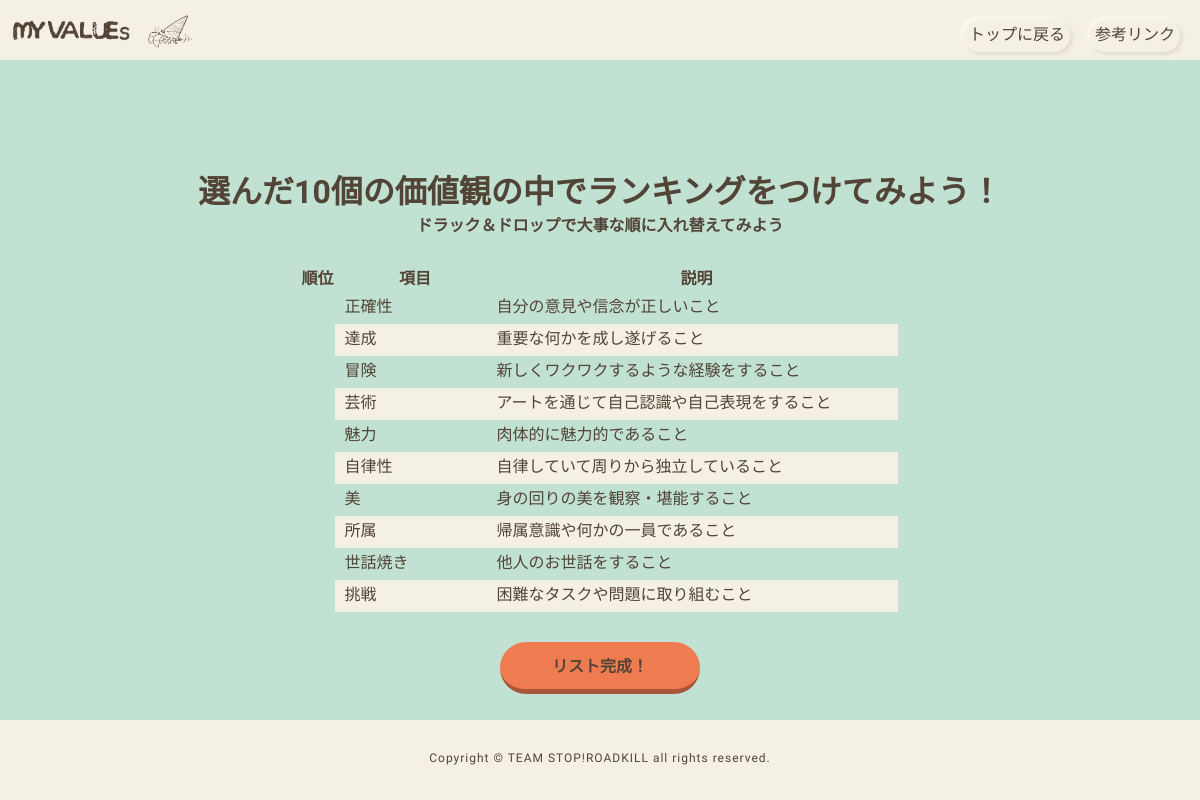
Page /page4 on the committed database.
### tables this page shows
CREATE TABLE "values100" (
	"id"	INTEGER,
	"value"	TEXT,
	"explanation"	TEXT,
	PRIMARY KEY("id")
);

### app.py (the view)
@app.route("/page4")
def list4():
    user_id=1
    conn=sqlite3.connect("myvalues.db")
    cur=conn.cursor()
    cur.execute("Select * From myselect Order by savedate desc  Limit 1;")
    selected=cur.fetchone()
    c=conn.cursor()
    c.execute("Select id,value,explanation From values100;")
    value_list=[]
    i = 4
    for row in c.fetchall():
        if selected[i] is not None and not selected[i]==0:
            value_list.append({"id":row[0],"value":row[1],"explanation":row[2],"emphasis":selected[i]})
        i=i+1
    c.close()
    cur.close()
    conn.close()
    return render_template("page4.html",value_list=value_list,)

### templates/page4.html (shortened to what this page needs)
{% extends "base.html" %}
{% block content %}
<div id="msgarea" style="height:70px;"> 0 件選択中 </div>
<div class="container">
    <div class="box-list">
        <p>
            <h1 class="ranking">選んだ10個の価値観の中でランキングをつけてみよう！</h1>
            <h4 class="finish">ドラック＆ドロップで大事な順に入れ替えてみよう</h4>
        </p>
        <div class="first-list">
            <form action="/page4" id="list100form" method="post">
                <table>
                    <thead>
                        <tr>
                            <th>順位</th><th>項目</th><th>説明</th>
                            <th></th>
                        </tr>
                    </thead>
                    <tbody id="sortdata">
                    {% for item in value_list %}
                        <tr class="value_container">
                            <th name="num_data" class="order"></th>
                            <td class="titles">{{item['value']}}</td>
                            <td class="need">{{item['explanation']}}</td>
                        </tr>
                    {% endfor %}
                    </tbody>
                </table>
                <div class ="button-box">
                    <input type="button" value="リスト完成！" class="reset button-shadow ranking_decision">
                </div>
            </form>
        </div>
    </div>
</div>
{% endblock %}

### static/css/style.css (style rules this page uses)
html { overflow-y: scroll; }
body, h1, h2, h3, h4, h5, p, ul, ol, li, dl, dt, dd { margin: 0px; padding: 0px; }
body { background: #fff; text-align: center; font-size: 16px; line-height: 1.4; min-width: 100%; -webkit-text-size-adjust: 100%; }
.reset { color: black; text-decoration: none; font-family: sans-serif; font-weight: normal; font-size: 16px; line-height: 1.5; letter-spacing: normal; border: none; background: transparent; margin: 0; padding: 0; outline: none; cursor: pointer; -webkit-tap-highlight-color: rgba(0,0,0,0); }
body { font-family: "Noto Sans Japanese", "ヒラギノ角ゴ Pro W3", "Hiragino Kaku Gothic Pro", "ヒラギノ角ゴ ProN W3", "Hiragino Kaku Gothic ProN", "游ゴシック", "YuGothic", "メイリオ", "Meiryo", "HGPｺﾞｼｯｸM", "Osaka", "ＭＳ Ｐゴシック", sans-serif, "Century Gothic", "Arial","M PLUS Rounded 1c"; background-color:#C1E1D2; }
.container { background-color:#C1E1D2; font-family: 'M PLUS Rounded 1c', sans-serif; color: #524436; padding-bottom:80px; height: 100%; }
.container h1 { font-family: 'M PLUS Rounded 1c', sans-serif; color: #524436; }
.box-list { padding-top: 100px; margin: 0 auto; }
.first-list { padding-bottom: 30px; }
.first-list table { border-collapse: collapse; margin-top: 30px; margin-left: auto; margin-right: auto; }
.first-list table td { background: #F5F0E6; }
.first-list table tr:nth-child(odd) td { background: #C1E1D2; }
.first-list table td { margin-right: 10px; }
.titles { font-weight: 500; height: 30px; width: 150px; text-align: left; padding-left: 10px; }
.need { text-align: left; width: 400px; }
.button-box { margin-top: 30px; }
.button-shadow { font-family: 'M PLUS Rounded 1c', sans-serif; color:#524436; text-align: center; box-sizing: border-box; display: block; max-width: 200px; width: 100%; margin: 0 auto; background: #EF7B51; font-weight: bold; padding: 13px 10px 10px; border-radius: 30px; border-bottom: 5px solid rgba(0,0,0,0.3); }

### rows in the picture
values100: value "正確性", explanation "自分の意見や信念が正しいこと"
values100: value "達成", explanation "重要な何かを成し遂げること"
values100: value "冒険", explanation "新しくワクワクするような経験をすること"
values100: value "芸術", explanation "アートを通じて自己認識や自己表現をすること"
values100: value "魅力", explanation "肉体的に魅力的であること"
values100: value "自律性", explanation "自律していて周りから独立していること"
values100: value "美", explanation "身の回りの美を観察・堪能すること"
values100: value "所属", explanation "帰属意識や何かの一員であること"
values100: value "世話焼き", explanation "他人のお世話をすること"
values100: value "挑戦", explanation "困難なタスクや問題に取り組むこと"
